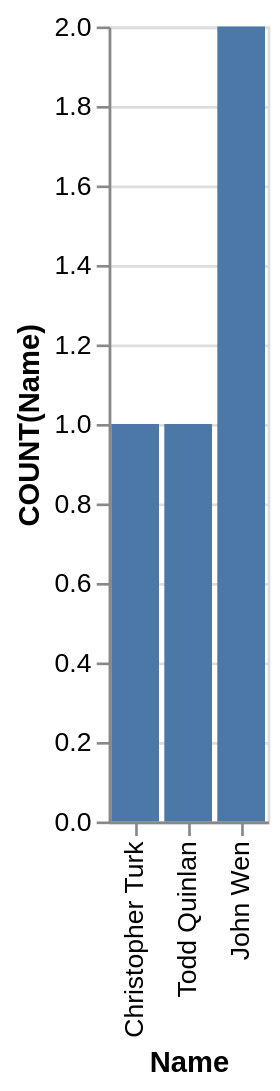

Source (Vega-Lite JSON):
### Vega-Lite specification from a JSON file in a GitHub repository (floating-point values rounded to 4 significant figures)
{"data": {"values": [{"x_data": "Christopher Turk", "y_data": 1}, {"x_data": "Todd Quinlan", "y_data": 1}, {"x_data": "John Wen", "y_data": 2}]}, "mark": "bar", "encoding": {"x": {"field": "x_data", "type": "nominal", "title": "Name", "sort": {"op": "sum", "field": "y_data", "order": "ascending"}}, "y": {"field": "y_data", "type": "quantitative", "title": "COUNT(Name)"}}}
